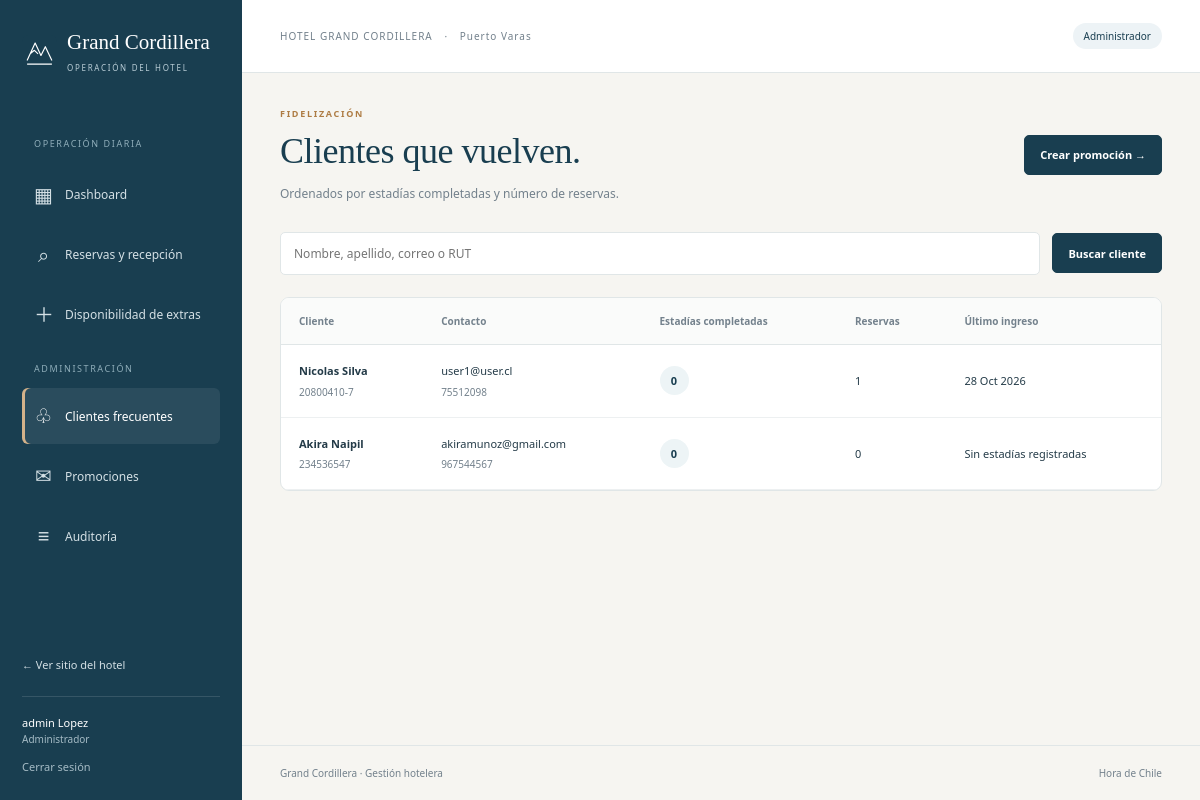
Before: /panel/clientes/ (signed in) with the older database file.
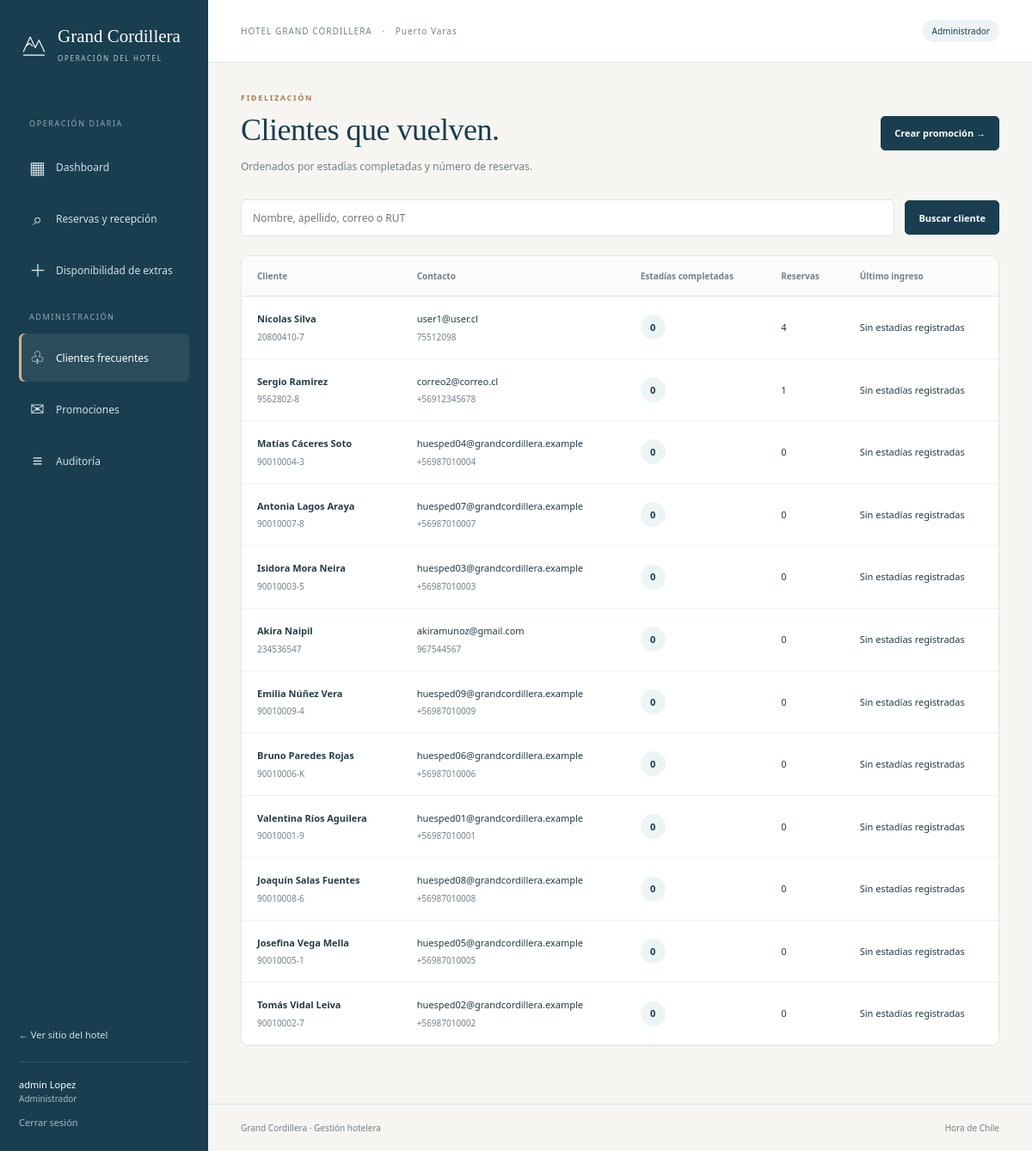
After: the same page with the newer database file.
### hotel/models.py (models this page shows, shortened)
class Cliente(models.Model):
    usuario = models.OneToOneField(
        Usuario,
        on_delete=models.PROTECT,
        related_name="cliente",
    )
    class Meta:
        db_table = "cliente"
        verbose_name = "Cliente"
        verbose_name_plural = "Clientes"

class Usuario(AbstractUser):
    username = None
    first_name = None
    last_name = None
    rut = models.CharField(
        max_length=12,
        unique=True,
        verbose_name="RUT",
    )
    nombre = models.CharField(max_length=100)
    apellido = models.CharField(max_length=100)
    email = models.CharField(
        max_length=254,
        validators=[validar_arroba],
        unique=True,
        verbose_name="Correo electrónico",
    )
    telefono = models.CharField(
        max_length=25,
        verbose_name="Teléfono",
    )
    USERNAME_FIELD = "email"
    REQUIRED_FIELDS = [
        "rut",
        "nombre",
        "apellido",
        "telefono",
    ]
    objects = UsuarioManager()
    class Meta:
        db_table = "usuario"
        verbose_name = "Usuario"
        verbose_name_plural = "Usuarios"
        constraints = [
            models.UniqueConstraint(
                Lower("email"),
                name="usuario_email_unico_sin_mayusculas",
            ),
        ]
    def get_full_name(self):
        return f"{self.nombre} {self.apellido}".strip()

### hotel/panel_views.py (the view)
# urls.py: path('panel/clientes/', panel_views.clientes, name='panel_clientes'),
@never_cache
@acceso_personal(solo_admin=True)
def clientes(request):
    listado = clientes_frecuentes()
    q = request.GET.get('q', '').strip()
    if q:
        listado = listado.filter(Q(usuario__nombre__icontains=q) | Q(usuario__apellido__icontains=q) | Q(usuario__email__icontains=q) | Q(usuario__rut__icontains=q.replace('.', '').replace(' ', '')))
    contexto = contexto_panel(request, 'clientes')
    contexto.update({'pagina': Paginator(listado,25).get_page(request.GET.get('page')), 'q': q})
    return render(request, 'hotel/panel/clientes.html', contexto)

### hotel/panel_views.py (called while the page is built)
def contexto_panel(request, seccion):
    return {'personal': request.personal_hotel, 'es_administrador': request.es_administrador, 'seccion': seccion}

def clientes_frecuentes():
    return Cliente.objects.select_related('usuario').annotate(
        estadias=Count('reservas', filter=Q(reservas__estado='COMPLETADA')),
        reservas_total=Count('reservas', filter=~Q(reservas__estado='RETENIDA')),
        ultima_visita=Max('reservas__fecha_checkin'),
    ).order_by('-estadias', '-reservas_total', 'usuario__apellido', 'usuario__nombre')

### hotel/personal.py (called while the page is built)
def personal_de(usuario):
    if not usuario.is_authenticated or not usuario.is_active:
        return None
    perfil = PersonalHotel.objects.filter(usuario=usuario).first()
    if perfil is None and usuario.is_superuser:
        perfil = PersonalHotel.objects.get_or_create(usuario=usuario, defaults={'codigo_empleado': f'ADM-{usuario.pk}', 'rol': PersonalHotel.Rol.ADMINISTRADOR})[0]
    return perfil

### hotel/templates/hotel/panel/clientes.html
{% extends 'hotel/panel/base.html' %}{% block content %}<div class="page-heading"><div><span class="eyebrow">FIDELIZACIÓN</span><h1>Clientes que vuelven.</h1><p>Ordenados por estadías completadas y número de reservas.</p></div><a class="button" href="{% url 'hotel:panel_promociones' %}">Crear promoción →</a></div><form class="search-toolbar" method="get"><input name="q" value="{{ q }}" aria-label="Buscar cliente" placeholder="Nombre, apellido, correo o RUT"><button class="button">Buscar cliente</button></form><section class="panel-card table-card"><div class="table-scroll"><table><thead><tr><th>Cliente</th><th>Contacto</th><th>Estadías completadas</th><th>Reservas</th><th>Último ingreso</th></tr></thead><tbody>{% for cliente in pagina %}<tr><td><strong>{{ cliente.usuario.get_full_name }}</strong><small>{{ cliente.usuario.rut }}</small></td><td>{{ cliente.usuario.email }}<small>{{ cliente.usuario.telefono }}</small></td><td><span class="count-chip">{{ cliente.estadias }}</span></td><td>{{ cliente.reservas_total }}</td><td>{{ cliente.ultima_visita|date:'j M Y'|default:'Sin estadías registradas' }}</td></tr>{% empty %}<tr><td colspan="5" class="empty">No hay clientes para esta búsqueda.</td></tr>{% endfor %}</tbody></table></div>{% include 'hotel/panel/paginacion.html' %}</section>{% endblock %}

Changed rows visible on the page:
computed for Cliente "Nicolas Silva": reservas_total "1" → "4"; ultima_visita "28 Oct 2026" → "Sin estadías registradas"
added Cliente: usuario.get_full_name "Sergio Ramirez", usuario.rut "9562802-8", usuario.email "correo2@correo.cl", usuario.telefono "+56912345678", estadias "0", reservas_total "1", ultima_visita "Sin estadías registradas"
added Cliente: usuario.get_full_name "Matías Cáceres Soto", usuario.rut "90010004-3", usuario.email "huesped04@grandcordillera.example", usuario.telefono "+56987010004", estadias "0", reservas_total "0", ultima_visita "Sin estadías registradas"
added Cliente: usuario.get_full_name "Antonia Lagos Araya", usuario.rut "90010007-8", usuario.email "huesped07@grandcordillera.example", usuario.telefono "+56987010007", estadias "0", reservas_total "0", ultima_visita "Sin estadías registradas"
added Cliente: usuario.get_full_name "Isidora Mora Neira", usuario.rut "90010003-5", usuario.email "huesped03@grandcordillera.example", usuario.telefono "+56987010003", estadias "0", reservas_total "0", ultima_visita "Sin estadías registradas"
added Cliente: usuario.get_full_name "Emilia Núñez Vera", usuario.rut "90010009-4", usuario.email "huesped09@grandcordillera.example", usuario.telefono "+56987010009", estadias "0", reservas_total "0", ultima_visita "Sin estadías registradas"
added Cliente: usuario.get_full_name "Bruno Paredes Rojas", usuario.rut "90010006-K", usuario.email "huesped06@grandcordillera.example", usuario.telefono "+56987010006", estadias "0", reservas_total "0", ultima_visita "Sin estadías registradas"
added Cliente: usuario.get_full_name "Valentina Ríos Aguilera", usuario.rut "90010001-9", usuario.email "huesped01@grandcordillera.example", usuario.telefono "+56987010001", estadias "0", reservas_total "0", ultima_visita "Sin estadías registradas"
added Cliente: usuario.get_full_name "Joaquín Salas Fuentes", usuario.rut "90010008-6", usuario.email "huesped08@grandcordillera.example", usuario.telefono "+56987010008", estadias "0", reservas_total "0", ultima_visita "Sin estadías registradas"
added Cliente: usuario.get_full_name "Josefina Vega Mella", usuario.rut "90010005-1", usuario.email "huesped05@grandcordillera.example", usuario.telefono "+56987010005", estadias "0", reservas_total "0", ultima_visita "Sin estadías registradas"
added Cliente: usuario.get_full_name "Tomás Vidal Leiva", usuario.rut "90010002-7", usuario.email "huesped02@grandcordillera.example", usuario.telefono "+56987010002", estadias "0", reservas_total "0", ultima_visita "Sin estadías registradas"
